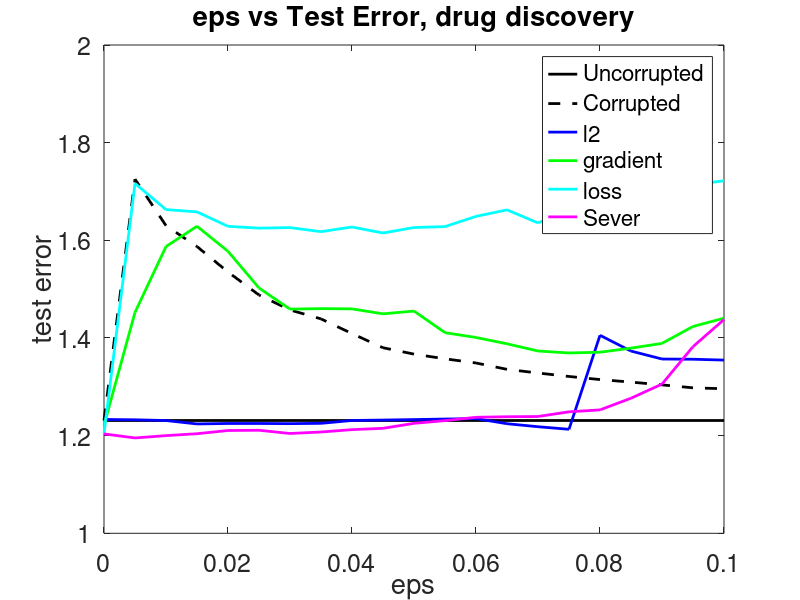
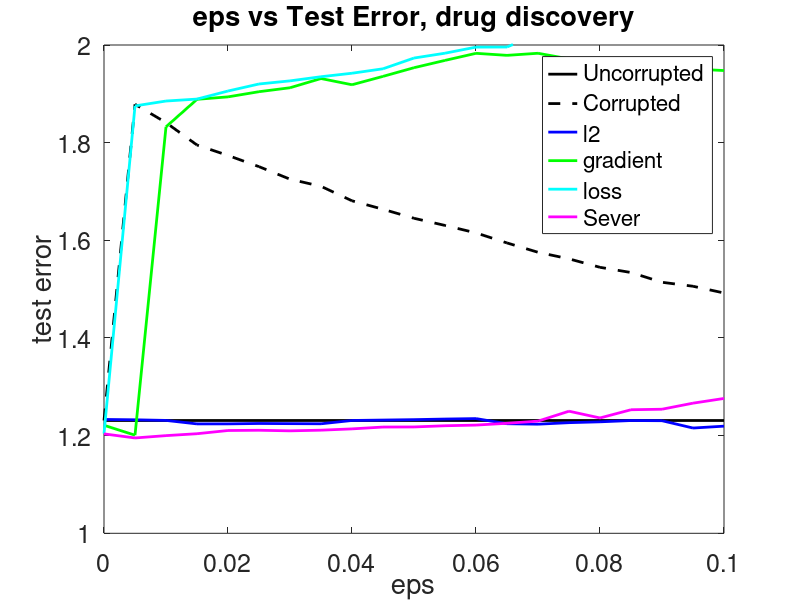
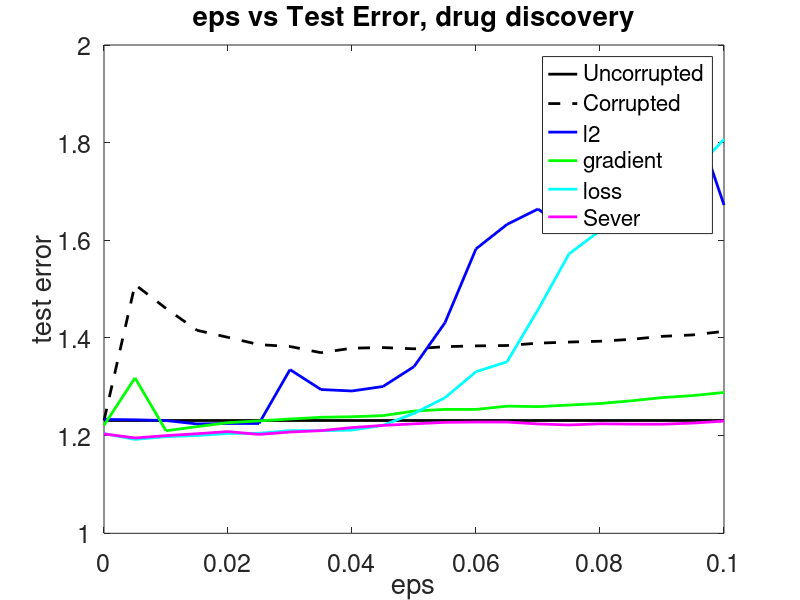
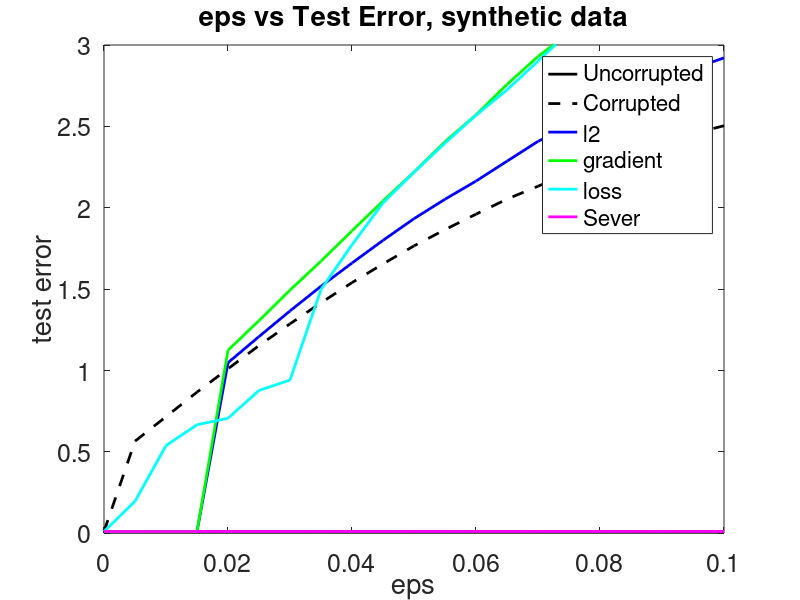

Source code (MATLAB) for these figures, in order:
clear all;

load results/linreg/results-1.mat

figure(1);
plot(range, plot_errs(:, 1), '-k', 'LineWidth', 2);
hold on
plot(range, plot_errs(:, 2), '--k', 'LineWidth', 2);
plot(range, plot_errs(:, 3), '-b', 'LineWidth', 2);
plot(range, plot_errs(:, 4), '-g', 'LineWidth', 2);
plot(range, plot_errs(:, 6), '-c', 'LineWidth', 2);
plot(range, plot_errs(:, 7), '-m', 'LineWidth', 2);
ylim([1 2])

legend({'Uncorrupted','Corrupted','l2', 'gradient','loss', 'Sever'}, 'Position',[0.2 0.65 0.1 0.2])
set(gca,'LooseInset',get(gca,'TightInset'));
set(gca,'FontSize', 18)
xlabel('eps')
ylabel('test error')
title('eps vs Test Error, drug discovery')

load results/linreg/results-2.mat

figure(2);
plot(range, plot_errs(:, 1), '-k', 'LineWidth', 2);
hold on
plot(range, plot_errs(:, 2), '--k', 'LineWidth', 2);
plot(range, plot_errs(:, 3), '-b', 'LineWidth', 2);
plot(range, plot_errs(:, 4), '-g', 'LineWidth', 2);
plot(range, plot_errs(:, 6), '-c', 'LineWidth', 2);
plot(range, plot_errs(:, 7), '-m', 'LineWidth', 2);
ylim([1 2])

legend({'Uncorrupted','Corrupted','l2', 'gradient','loss', 'Sever'}, 'Position',[0.2 0.65 0.1 0.2])
set(gca,'LooseInset',get(gca,'TightInset'));
set(gca,'FontSize', 18)
xlabel('eps')
ylabel('test error')
title('eps vs Test Error, drug discovery')

load results/linreg/results-3.mat

figure(3);
plot(range, plot_errs(:, 1), '-k', 'LineWidth', 2);
hold on
plot(range, plot_errs(:, 2), '--k', 'LineWidth', 2);
plot(range, plot_errs(:, 3), '-b', 'LineWidth', 2);
plot(range, plot_errs(:, 4), '-g', 'LineWidth', 2);
plot(range, plot_errs(:, 6), '-c', 'LineWidth', 2);
plot(range, plot_errs(:, 7), '-m', 'LineWidth', 2);
ylim([1 2])

legend({'Uncorrupted','Corrupted','l2', 'gradient','loss', 'Sever'}, 'Position',[0.2 0.65 0.1 0.2])
set(gca,'LooseInset',get(gca,'TightInset'));
set(gca,'FontSize', 18)
xlabel('eps')
ylabel('test error')
title('eps vs Test Error, drug discovery')

load results/linreg/results-4.mat

figure(4);
plot(range, plot_errs(:, 1), '-k', 'LineWidth', 2);
hold on
plot(range, plot_errs(:, 2), '--k', 'LineWidth', 2);
plot(range, plot_errs(:, 3), '-b', 'LineWidth', 2);
plot(range, plot_errs(:, 4), '-g', 'LineWidth', 2);
plot(range, plot_errs(:, 6), '-c', 'LineWidth', 2);
plot(range, plot_errs(:, 7), '-m', 'LineWidth', 2);
ylim([0 3])

legend({'Uncorrupted','Corrupted','l2', 'gradient','loss', 'Sever'}, 'Position',[0.2 0.65 0.1 0.2])
set(gca,'LooseInset',get(gca,'TightInset'));
set(gca,'FontSize', 18)
xlabel('eps')
ylabel('test error')
title('eps vs Test Error, synthetic data')

